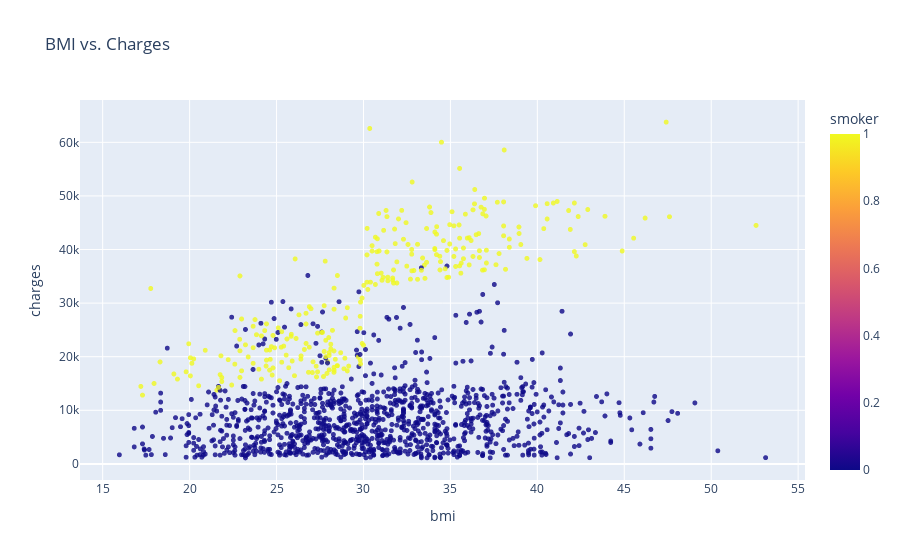

Source (notebook cell):
### Code cell
#Relation between BMI and Charges
fig = px.scatter(df, 
                 x='bmi', 
                 y='charges', 
                 color='smoker', 
                 opacity=0.8, 
                 hover_data=['sex'], 
                 title='BMI vs. Charges')
fig.update_traces(marker_size=5)
fig.show()

### Figure 1 — Plotly figure (JSON) as saved in the notebook; plotly's stock layout.template omitted (floating-point values rounded to 4 significant figures; data arrays with more than 128 entries replaced by an {"elided": "..."} marker saying what was removed)
{"data": [{"customdata": {"elided": "1338x1 int values"}, "hovertemplate": "bmi=%{x}<br>charges=%{y}<br>sex=%{customdata[0]}<br>smoker=%{marker.color}<extra></extra>", "legendgroup": "", "marker": {"color": {"elided": "1338 int values"}, "coloraxis": "coloraxis", "opacity": 0.8, "size": 5, "symbol": "circle"}, "mode": "markers", "name": "", "showlegend": false, "type": "scattergl", "x": {"elided": "1338 float values"}, "xaxis": "x", "y": {"elided": "1338 float values"}, "yaxis": "y"}], "layout": {"coloraxis": {"colorbar": {"title": {"text": "smoker"}}, "colorscale": [[0, "#0d0887"], [0.1111, "#46039f"], [0.2222, "#7201a8"], [0.3333, "#9c179e"], [0.4444, "#bd3786"], [0.5556, "#d8576b"], [0.6667, "#ed7953"], [0.7778, "#fb9f3a"], [0.8889, "#fdca26"], [1, "#f0f921"]]}, "legend": {"tracegroupgap": 0}, "title": {"text": "BMI vs. Charges"}, "xaxis": {"anchor": "y", "domain": [0, 1], "title": {"text": "bmi"}}, "yaxis": {"anchor": "x", "domain": [0, 1], "title": {"text": "charges"}}}}
